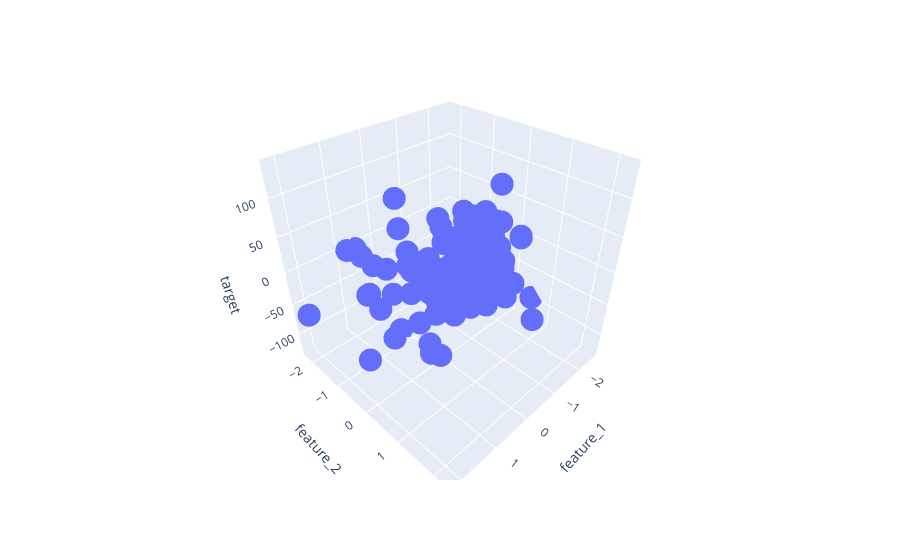

Here is the notebook cell this chart was saved with:
### Code cell
fig = px.scatter_3d(df, x='feature_1',y='feature_2',z='target')
fig.show()
